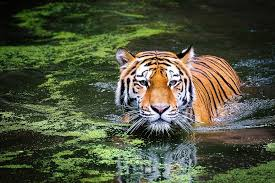
%> input picture DIP-Image-Enhancement-System/DIP-Image-Enhancement-System/images/input/dip_img.jpeg, 275 x 183 px
$ octave --eval "phase5_histogram(imread('../../images/input/dip_img.jpeg'));"   (GNU Octave 9; MATLAB toolbox functions it lacks are replaced by stand-ins)
%> lines starting %> are read from the running program, lines starting %| are printed output that depends on the picture
function phase5_histogram(img_gray)
%% ============================================================
%  PHASE 5 — Histogram Processing  (Lab 05)
%  Requirements:
%    1. Plot histogram of original image
%    2. Analyze contrast distribution
%    3. Apply Histogram Equalization
%  Output: Before / After histogram comparison
%% ============================================================

fprintf('\n========================================\n');
fprintf('  PHASE 5 — HISTOGRAM PROCESSING\n');
fprintf('========================================\n');

%% Apply histogram equalization
img_eq = histeq(img_gray);
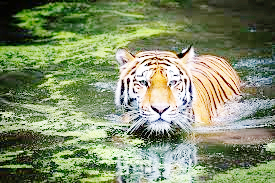
%> img_eq: size 183x275x3 uint8; mean R, G, B 129.9, 142.6, 106.3

%% ---- Figure: 2x2 layout ----
figure('Name','Phase 5 — Histogram Processing','NumberTitle','off',...
       'Color',[0.08 0.08 0.10],'Position',[50 50 1100 700]);

% Original image
subplot(2,2,1);
imshow(img_gray);
title('Original Image','Color','w','FontSize',11,'FontWeight','bold');

% Original histogram
subplot(2,2,2);
imhist(img_gray, 256);
title('Original Histogram','Color','w','FontSize',11,'FontWeight','bold');
set(gca,'Color',[0.12 0.13 0.17],'XColor',[0.7 0.7 0.7],'YColor',[0.7 0.7 0.7]);
xlabel('Pixel Intensity (0-255)','Color','w');
ylabel('Frequency','Color','w');

% Equalized image
subplot(2,2,3);
imshow(img_eq);
title('Histogram Equalized Image','Color','w','FontSize',11,'FontWeight','bold');

% Equalized histogram
subplot(2,2,4);
imhist(img_eq, 256);
title('Equalized Histogram','Color','w','FontSize',11,'FontWeight','bold');
set(gca,'Color',[0.12 0.13 0.17],'XColor',[0.7 0.7 0.7],'YColor',[0.7 0.7 0.7]);
xlabel('Pixel Intensity (0-255)','Color','w');
ylabel('Frequency','Color','w');

set(gcf,'Color',[0.08 0.08 0.10]);

%% ---- Contrast Analysis ----
orig_std  = std(double(img_gray(:)));
%> orig_std = 59.11
eq_std    = std(double(img_eq(:)));
%> eq_std = 74.54
orig_mean = mean(double(img_gray(:)));
%> orig_mean = 74.45
eq_mean   = mean(double(img_eq(:)));
%> eq_mean = 126.3

fprintf('\n  CONTRAST ANALYSIS:\n');
fprintf('  %-25s %-15s %-15s\n','Metric','Original','Equalized');
fprintf('  %s\n', repmat('-',1,57));
fprintf('  %-25s %-15.2f %-15.2f\n','Mean Pixel Value', orig_mean, eq_mean);
%|   Mean Pixel Value          74.45           126.25
fprintf('  %-25s %-15.2f %-15.2f\n','Std Dev (Contrast)', orig_std, eq_std);
%|   Std Dev (Contrast)        59.11           74.54
fprintf('  %-25s %-15d %-15s\n','Min Value', min(img_gray(:)), num2str(min(img_eq(:))));
%|   Min Value                 0               0
fprintf('  %-25s %-15d %-15s\n','Max Value', max(img_gray(:)), num2str(max(img_eq(:))));
%|   Max Value                 255             255

if eq_std > orig_std
    fprintf('\n  >> Histogram equalization IMPROVED contrast.\n');
    fprintf('     Std dev increased from %.1f to %.1f\n', orig_std, eq_std);
%|      Std dev increased from 59.1 to 74.5
%> `phase5_histogram(imread('../../images/input/dip_img.jpeg'));`:
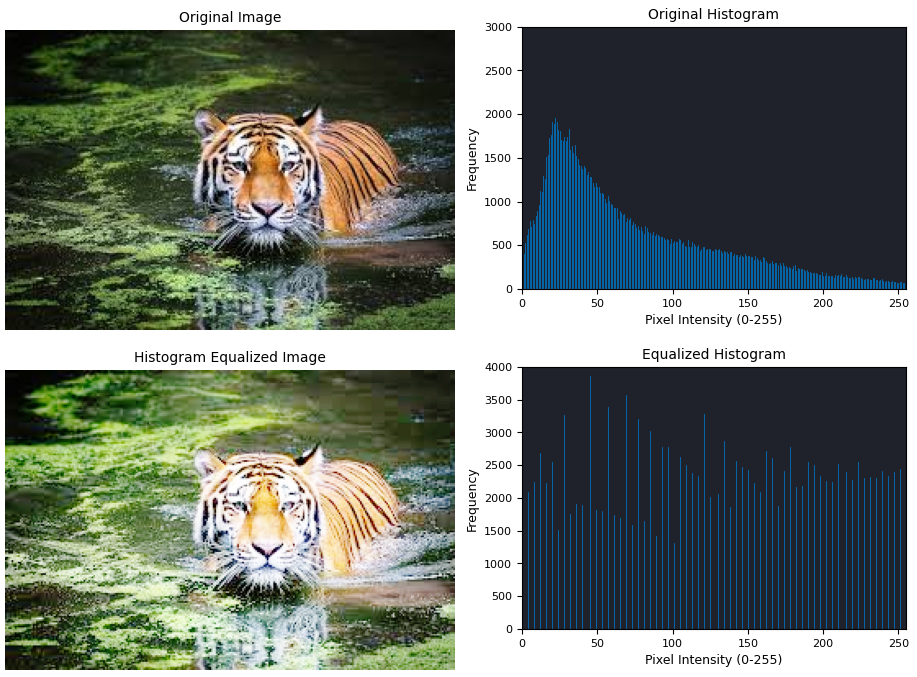
%> figure redrawn from the program's plot data, 4 panels
else
    fprintf('\n  >> Contrast was already well distributed.\n');
end

% Save
imwrite(img_eq, fullfile('..','images','output','phase5_equalized.png'));
fprintf('\n  [Phase 5 DONE]\n');
end
